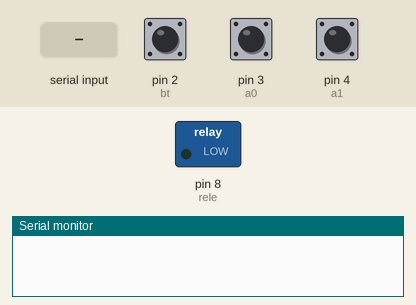
Recording of a sketch running on a simulated Arduino Uno, built with avr-gcc and run on an emulated ATmega328P. Parts: switched loads named in the sketch (green lamp = pin HIGH), the last lines printed to the serial monitor. The test bench sets the inputs (shaded band); at power-on: pin 2 (bt) HIGH, pin 3 (a0) HIGH, pin 4 (a1) HIGH.

Above: at 1.2 s.
1.3 s: "1" received over Serial
At 1.9 s:
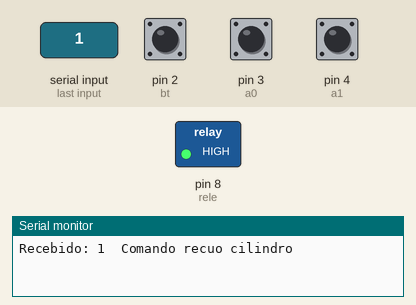
2.8 s: "0" received over Serial
At 3.1 s:
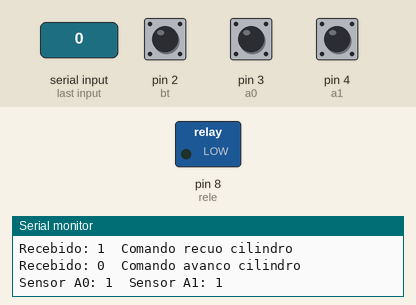
4.5 s: pin 2 (bt) pulled LOW for 0.15 s
At 5.5 s:
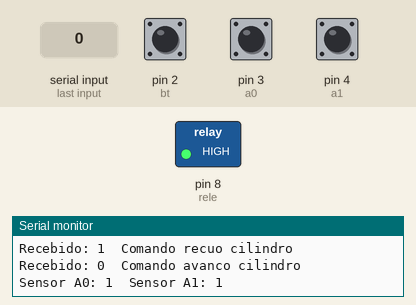
6.1 s: pin 3 (a0) pulled LOW for 0.15 s
9.2 s: "2" received over Serial
Timing chart, 0 to 12.2 s (numbered marks = the images above; inputs shaded):
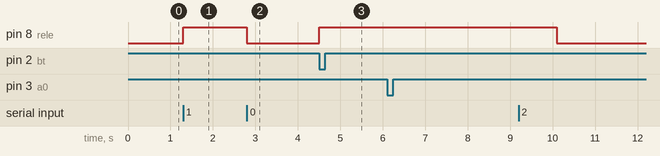

Measured:
- after the input at 1.3 s, pin 8 (rele): LOW → HIGH at once
- after the input at 2.8 s, pin 8 (rele): HIGH → LOW at once
- after the input at 4.5 s, pin 8 (rele): LOW → HIGH at once

The sketch:

ex1.ino
```cpp
#include <TimerOne.h>

const int bt = 2;
const int a1 = 4;
const int a0 = 3;
const int rele = 8;
volatile bool flag = false;
volatile unsigned long tempo_disparo = 0;
int ultestbt;

void setup() {
  // put your setup code here, to run once:
  pinMode(bt, INPUT_PULLUP);
  pinMode(a0, INPUT_PULLUP);
  pinMode(a1, INPUT_PULLUP);
  pinMode(rele, OUTPUT);
  Serial.begin(9600);

 Timer1.initialize(3000000);
 Timer1.attachInterrupt(status_sensores);
}

void loop() {
  // put your main code here, to run repeatedly:
  int btt= digitalRead(bt);
  int a00= digitalRead(a0);
  int a11= digitalRead(a1);

  if (btt != ultestbt){
    ultestbt=btt;
    if(btt==0){
      recuo();
    }
  }

    if(a00==0){
    if(flag==false){
      tempo_disp();
    }
  }

  if (flag){
    if(millis()-tempo_disparo >= 4000){
      avanco();
    }
  }
}
```

controle_valvula.ino
```cpp
void recuo(){
  digitalWrite(rele, HIGH);
  if(flag==true){
    tempo_disparo = millis();
  }
}

void avanco(){
  digitalWrite(rele, LOW);
  flag=false;
}

void tempo_disp (){
  flag=true;
  tempo_disparo = millis();
}
```

int_via_serial.ino
```cpp
void serialEvent() {
  while (Serial.available()) {
    char ls = (char)Serial.read();
    Serial.print("Recebido: ");
    Serial.print(ls);
    Serial.print("\t");

    switch (ls) {
      case '1':
        recuo();
        Serial.println("Comando recuo cilindro");
        break;
      case '0':
        avanco();
        Serial.println("Comando avanco cilindro");
        break;
      default:
        Serial.println("Comando invalido");
        break;
    }
  }
}
```

print_sensores.ino
```cpp
void status_sensores(){
  Serial.print("Sensor A0: ");
  Serial.print(digitalRead(a0));
  Serial.print("\t");
  Serial.print("Sensor A1: ");
  Serial.println(digitalRead(a1));
}
```
